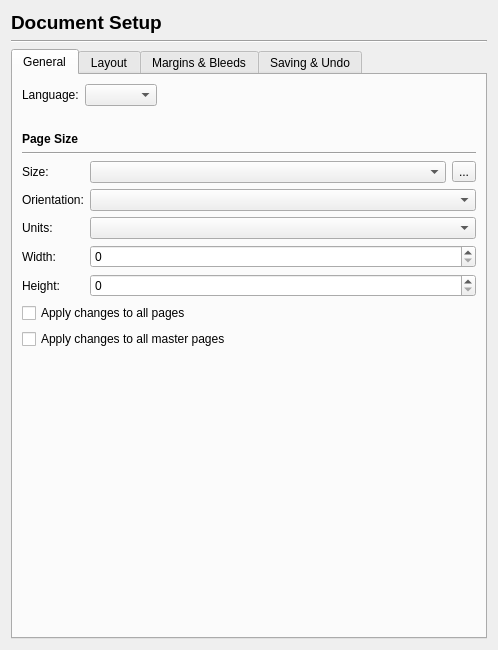
<?xml version="1.0" encoding="UTF-8"?>
<ui version="4.0">
 <class>Prefs_DocumentSetup</class>
 <widget class="QWidget" name="Prefs_DocumentSetup">
  <property name="geometry">
   <rect>
    <x>0</x>
    <y>0</y>
    <width>498</width>
    <height>650</height>
   </rect>
  </property>
  <property name="windowTitle">
   <string notr="true">Form</string>
  </property>
  <layout class="QVBoxLayout" name="verticalLayout_2">
   <item>
    <widget class="QLabel" name="titleLabel">
     <property name="font">
      <font>
       <pointsize>14</pointsize>
       <weight>75</weight>
       <bold>true</bold>
      </font>
     </property>
     <property name="text">
      <string>Document Setup</string>
     </property>
    </widget>
   </item>
   <item>
    <widget class="Line" name="line">
     <property name="orientation">
      <enum>Qt::Horizontal</enum>
     </property>
    </widget>
   </item>
   <item>
    <widget class="QTabWidget" name="tabWidget">
     <property name="currentIndex">
      <number>0</number>
     </property>
     <widget class="QWidget" name="sizeTab">
      <attribute name="title">
       <string>General</string>
      </attribute>
      <layout class="QVBoxLayout" name="verticalLayout_4">
       <item>
        <layout class="QHBoxLayout" name="horizontalLayout_3">
         <item>
          <widget class="QLabel" name="label_3">
           <property name="text">
            <string>Language:</string>
           </property>
          </widget>
         </item>
         <item>
          <widget class="QComboBox" name="languageComboBox"/>
         </item>
         <item>
          <spacer name="horizontalSpacer_3">
           <property name="orientation">
            <enum>Qt::Horizontal</enum>
           </property>
           <property name="sizeHint" stdset="0">
            <size>
             <width>40</width>
             <height>20</height>
            </size>
           </property>
          </spacer>
         </item>
        </layout>
       </item>
       <item>
        <spacer name="verticalSpacer">
         <property name="orientation">
          <enum>Qt::Vertical</enum>
         </property>
         <property name="sizeType">
          <enum>QSizePolicy::Fixed</enum>
         </property>
         <property name="sizeHint" stdset="0">
          <size>
           <width>20</width>
           <height>20</height>
          </size>
         </property>
        </spacer>
       </item>
       <item>
        <widget class="QLabel" name="pageSizeTitleLabel">
         <property name="font">
          <font>
           <weight>75</weight>
           <bold>true</bold>
          </font>
         </property>
         <property name="text">
          <string>Page Size</string>
         </property>
        </widget>
       </item>
       <item>
        <widget class="Line" name="line_2">
         <property name="orientation">
          <enum>Qt::Horizontal</enum>
         </property>
        </widget>
       </item>
       <item>
        <layout class="QFormLayout" name="formLayout">
         <item row="0" column="0">
          <widget class="QLabel" name="pageSizeLabel">
           <property name="text">
            <string>Size:</string>
           </property>
           <property name="buddy">
            <cstring>pageSizeComboBox</cstring>
           </property>
          </widget>
         </item>
         <item row="0" column="1">
          <layout class="QHBoxLayout" name="pageSizeLayout">
           <item>
            <widget class="QComboBox" name="pageSizeComboBox"/>
           </item>
           <item>
            <widget class="QToolButton" name="pageSizeLinkToolButton">
             <property name="text">
              <string>...</string>
             </property>
             <property name="arrowType">
              <enum>Qt::NoArrow</enum>
             </property>
            </widget>
           </item>
          </layout>
         </item>
         <item row="1" column="0">
          <widget class="QLabel" name="pageOrientatioLabel">
           <property name="text">
            <string>Orientation:</string>
           </property>
           <property name="buddy">
            <cstring>pageOrientationComboBox</cstring>
           </property>
          </widget>
         </item>
         <item row="1" column="1">
          <widget class="QComboBox" name="pageOrientationComboBox"/>
         </item>
         <item row="2" column="0">
          <widget class="QLabel" name="pageUnitsLabel">
           <property name="text">
            <string>Units:</string>
           </property>
           <property name="buddy">
            <cstring>pageUnitsComboBox</cstring>
           </property>
          </widget>
         </item>
         <item row="2" column="1">
          <widget class="QComboBox" name="pageUnitsComboBox"/>
         </item>
         <item row="3" column="0">
          <widget class="QLabel" name="pageWidthLabel">
           <property name="text">
            <string>Width:</string>
           </property>
           <property name="buddy">
            <cstring>pageWidthSpinBox</cstring>
           </property>
          </widget>
         </item>
         <item row="3" column="1">
          <widget class="ScrSpinBox" name="pageWidthSpinBox"/>
         </item>
         <item row="4" column="0">
          <widget class="QLabel" name="pageHeightLabel">
           <property name="text">
            <string>Height:</string>
           </property>
           <property name="buddy">
            <cstring>pageHeightSpinBox</cstring>
           </property>
          </widget>
         </item>
         <item row="4" column="1">
          <widget class="ScrSpinBox" name="pageHeightSpinBox"/>
         </item>
        </layout>
       </item>
       <item>
        <widget class="QCheckBox" name="applySizesToAllPagesCheckBox">
         <property name="text">
          <string>Apply changes to all pages</string>
         </property>
        </widget>
       </item>
       <item>
        <widget class="QCheckBox" name="applySizesToAllMasterPagesCheckBox">
         <property name="text">
          <string>Apply changes to all master pages</string>
         </property>
        </widget>
       </item>
       <item>
        <spacer name="verticalSpacer_5">
         <property name="orientation">
          <enum>Qt::Vertical</enum>
         </property>
         <property name="sizeHint" stdset="0">
          <size>
           <width>20</width>
           <height>20</height>
          </size>
         </property>
        </spacer>
       </item>
      </layout>
     </widget>
     <widget class="QWidget" name="layoutTab">
      <attribute name="title">
       <string>Layout</string>
      </attribute>
      <layout class="QVBoxLayout" name="verticalLayout_6">
       <item>
        <widget class="QLabel" name="pageLayoutTitleLabel">
         <property name="font">
          <font>
           <weight>75</weight>
           <bold>true</bold>
          </font>
         </property>
         <property name="text">
          <string>Page Layout</string>
         </property>
        </widget>
       </item>
       <item>
        <widget class="Line" name="line_3">
         <property name="orientation">
          <enum>Qt::Horizontal</enum>
         </property>
        </widget>
       </item>
       <item>
        <layout class="QFormLayout" name="pageLayoutLayout">
         <item row="4" column="0">
          <widget class="QLabel" name="layoutFirstPageIsLabel">
           <property name="text">
            <string>First Page is:</string>
           </property>
           <property name="buddy">
            <cstring>layoutFirstPageIsComboBox</cstring>
           </property>
          </widget>
         </item>
         <item row="4" column="1">
          <widget class="QComboBox" name="layoutFirstPageIsComboBox">
           <property name="sizeAdjustPolicy">
            <enum>QComboBox::AdjustToContents</enum>
           </property>
          </widget>
         </item>
         <item row="3" column="1">
          <widget class="QRadioButton" name="fourFoldRadioButton">
           <property name="text">
            <string>4-Fold</string>
           </property>
           <attribute name="buttonGroup">
            <string notr="true">pageLayoutButtonGroup</string>
           </attribute>
          </widget>
         </item>
         <item row="2" column="1">
          <widget class="QRadioButton" name="threeFoldRadioButton">
           <property name="text">
            <string>3-Fold</string>
           </property>
           <attribute name="buttonGroup">
            <string notr="true">pageLayoutButtonGroup</string>
           </attribute>
          </widget>
         </item>
         <item row="1" column="1">
          <widget class="QRadioButton" name="facingPagesRadioButton">
           <property name="text">
            <string>Facing Pages</string>
           </property>
           <attribute name="buttonGroup">
            <string notr="true">pageLayoutButtonGroup</string>
           </attribute>
          </widget>
         </item>
         <item row="0" column="1">
          <widget class="QRadioButton" name="singlePageRadioButton">
           <property name="text">
            <string>Single Page</string>
           </property>
           <property name="checked">
            <bool>true</bool>
           </property>
           <attribute name="buttonGroup">
            <string notr="true">pageLayoutButtonGroup</string>
           </attribute>
          </widget>
         </item>
        </layout>
       </item>
       <item>
        <spacer name="verticalSpacer_8">
         <property name="orientation">
          <enum>Qt::Vertical</enum>
         </property>
         <property name="sizeHint" stdset="0">
          <size>
           <width>20</width>
           <height>353</height>
          </size>
         </property>
        </spacer>
       </item>
      </layout>
     </widget>
     <widget class="QWidget" name="marginsTab">
      <attribute name="title">
       <string>Margins &amp;&amp; Bleeds</string>
      </attribute>
      <layout class="QVBoxLayout" name="verticalLayout_3">
       <item>
        <widget class="QScrollArea" name="scrollArea">
         <property name="frameShape">
          <enum>QFrame::NoFrame</enum>
         </property>
         <property name="frameShadow">
          <enum>QFrame::Plain</enum>
         </property>
         <property name="lineWidth">
          <number>0</number>
         </property>
         <property name="widgetResizable">
          <bool>true</bool>
         </property>
         <widget class="QWidget" name="scrollAreaWidgetContents">
          <property name="geometry">
           <rect>
            <x>0</x>
            <y>0</y>
            <width>458</width>
            <height>540</height>
           </rect>
          </property>
          <layout class="QVBoxLayout" name="verticalLayout_5">
           <property name="leftMargin">
            <number>0</number>
           </property>
           <property name="topMargin">
            <number>0</number>
           </property>
           <property name="rightMargin">
            <number>0</number>
           </property>
           <property name="bottomMargin">
            <number>0</number>
           </property>
           <item>
            <widget class="QLabel" name="marginsTitleLabel">
             <property name="font">
              <font>
               <weight>75</weight>
               <bold>true</bold>
              </font>
             </property>
             <property name="text">
              <string>Margins</string>
             </property>
            </widget>
           </item>
           <item>
            <widget class="Line" name="line_5">
             <property name="orientation">
              <enum>Qt::Horizontal</enum>
             </property>
            </widget>
           </item>
           <item>
            <layout class="QHBoxLayout" name="horizontalLayout_6">
             <property name="leftMargin">
              <number>5</number>
             </property>
             <property name="topMargin">
              <number>5</number>
             </property>
             <property name="rightMargin">
              <number>5</number>
             </property>
             <property name="bottomMargin">
              <number>5</number>
             </property>
             <item>
              <widget class="NewMarginWidget" name="marginsWidget" native="true"/>
             </item>
             <item>
              <spacer name="horizontalSpacer_6">
               <property name="orientation">
                <enum>Qt::Horizontal</enum>
               </property>
               <property name="sizeHint" stdset="0">
                <size>
                 <width>40</width>
                 <height>20</height>
                </size>
               </property>
              </spacer>
             </item>
            </layout>
           </item>
           <item>
            <widget class="QCheckBox" name="applyMarginsToAllPagesCheckBox">
             <property name="text">
              <string>Apply changes to all pages</string>
             </property>
            </widget>
           </item>
           <item>
            <widget class="QCheckBox" name="applyMarginsToAllMasterPagesCheckBox">
             <property name="text">
              <string>Apply changes to all master pages</string>
             </property>
            </widget>
           </item>
           <item>
            <spacer name="verticalSpacer_3">
             <property name="orientation">
              <enum>Qt::Vertical</enum>
             </property>
             <property name="sizeType">
              <enum>QSizePolicy::Fixed</enum>
             </property>
             <property name="sizeHint" stdset="0">
              <size>
               <width>20</width>
               <height>20</height>
              </size>
             </property>
            </spacer>
           </item>
           <item>
            <widget class="QLabel" name="bleedsTitleLabel">
             <property name="font">
              <font>
               <weight>75</weight>
               <bold>true</bold>
              </font>
             </property>
             <property name="text">
              <string>Bleeds</string>
             </property>
            </widget>
           </item>
           <item>
            <widget class="Line" name="line_4">
             <property name="orientation">
              <enum>Qt::Horizontal</enum>
             </property>
            </widget>
           </item>
           <item>
            <layout class="QHBoxLayout" name="horizontalLayout_7">
             <property name="leftMargin">
              <number>5</number>
             </property>
             <property name="topMargin">
              <number>5</number>
             </property>
             <property name="rightMargin">
              <number>5</number>
             </property>
             <property name="bottomMargin">
              <number>5</number>
             </property>
             <item>
              <widget class="NewMarginWidget" name="bleedsWidget" native="true"/>
             </item>
             <item>
              <spacer name="horizontalSpacer_7">
               <property name="orientation">
                <enum>Qt::Horizontal</enum>
               </property>
               <property name="sizeHint" stdset="0">
                <size>
                 <width>40</width>
                 <height>20</height>
                </size>
               </property>
              </spacer>
             </item>
            </layout>
           </item>
           <item>
            <spacer name="verticalSpacer_4">
             <property name="orientation">
              <enum>Qt::Vertical</enum>
             </property>
             <property name="sizeHint" stdset="0">
              <size>
               <width>20</width>
               <height>0</height>
              </size>
             </property>
            </spacer>
           </item>
          </layout>
         </widget>
        </widget>
       </item>
      </layout>
     </widget>
     <widget class="QWidget" name="saveTab">
      <attribute name="title">
       <string>Saving &amp;&amp; Undo</string>
      </attribute>
      <layout class="QVBoxLayout" name="verticalLayout">
       <item>
        <widget class="QCheckBox" name="saveCompressedCheckBox">
         <property name="text">
          <string>Save in Compressed Format</string>
         </property>
        </widget>
       </item>
       <item>
        <widget class="QCheckBox" name="emergencyCheckBox">
         <property name="text">
          <string>Try to save an &quot;Emergency File&quot; in case of a crash</string>
         </property>
        </widget>
       </item>
       <item>
        <spacer name="verticalSpacer_6">
         <property name="orientation">
          <enum>Qt::Vertical</enum>
         </property>
         <property name="sizeType">
          <enum>QSizePolicy::Fixed</enum>
         </property>
         <property name="sizeHint" stdset="0">
          <size>
           <width>20</width>
           <height>20</height>
          </size>
         </property>
        </spacer>
       </item>
       <item>
        <widget class="QLabel" name="autosaveTitleLable">
         <property name="font">
          <font>
           <weight>75</weight>
           <bold>true</bold>
          </font>
         </property>
         <property name="text">
          <string>Autosave</string>
         </property>
        </widget>
       </item>
       <item>
        <widget class="Line" name="line_6">
         <property name="orientation">
          <enum>Qt::Horizontal</enum>
         </property>
        </widget>
       </item>
       <item>
        <widget class="QCheckBox" name="autosaveCheckBox">
         <property name="text">
          <string>Enable automatic saving of documents</string>
         </property>
        </widget>
       </item>
       <item>
        <layout class="QHBoxLayout" name="horizontalLayout">
         <item>
          <layout class="QGridLayout" name="gridLayout">
           <item row="0" column="0">
            <widget class="QLabel" name="label">
             <property name="text">
              <string>Interval:</string>
             </property>
            </widget>
           </item>
           <item row="0" column="1">
            <widget class="QSpinBox" name="autosaveIntervalSpinBox">
             <property name="suffix">
              <string> min</string>
             </property>
             <property name="minimum">
              <number>1</number>
             </property>
            </widget>
           </item>
           <item row="1" column="0">
            <widget class="QLabel" name="label_2">
             <property name="text">
              <string>Number of files to keep:</string>
             </property>
            </widget>
           </item>
           <item row="1" column="1">
            <widget class="QSpinBox" name="autosaveCountSpinBox">
             <property name="minimum">
              <number>1</number>
             </property>
            </widget>
           </item>
          </layout>
         </item>
         <item>
          <spacer name="horizontalSpacer_2">
           <property name="orientation">
            <enum>Qt::Horizontal</enum>
           </property>
           <property name="sizeHint" stdset="0">
            <size>
             <width>40</width>
             <height>20</height>
            </size>
           </property>
          </spacer>
         </item>
        </layout>
       </item>
       <item>
        <layout class="QGridLayout" name="gridLayout_2">
         <item row="0" column="0" colspan="3">
          <widget class="QRadioButton" name="autosaveDocRadio">
           <property name="text">
            <string>Save into the same directory as the document</string>
           </property>
           <property name="checked">
            <bool>true</bool>
           </property>
          </widget>
         </item>
         <item row="1" column="0">
          <widget class="QRadioButton" name="autosaveDirRadio">
           <property name="text">
            <string>Save into:</string>
           </property>
          </widget>
         </item>
         <item row="1" column="1">
          <widget class="QLineEdit" name="autosaveDirEdit"/>
         </item>
         <item row="1" column="2">
          <widget class="QPushButton" name="changeAutoDir">
           <property name="text">
            <string>Change...</string>
           </property>
           <property name="flat">
            <bool>false</bool>
           </property>
          </widget>
         </item>
        </layout>
       </item>
       <item>
        <widget class="QCheckBox" name="autosaveKeepCheckBox">
         <property name="text">
          <string>Keep backup files after closing the document</string>
         </property>
        </widget>
       </item>
       <item>
        <widget class="QCheckBox" name="showAutosaveClockOnCanvasCheckBox">
         <property name="text">
          <string>Show autosave countdown clock on the canvas</string>
         </property>
        </widget>
       </item>
       <item>
        <spacer name="verticalSpacer_7">
         <property name="orientation">
          <enum>Qt::Vertical</enum>
         </property>
         <property name="sizeType">
          <enum>QSizePolicy::Maximum</enum>
         </property>
         <property name="sizeHint" stdset="0">
          <size>
           <width>20</width>
           <height>20</height>
          </size>
         </property>
        </spacer>
       </item>
       <item>
        <widget class="QLabel" name="undoRedoTitleLabel">
         <property name="font">
          <font>
           <weight>75</weight>
           <bold>true</bold>
          </font>
         </property>
         <property name="text">
          <string>Undo / Redo</string>
         </property>
        </widget>
       </item>
       <item>
        <widget class="Line" name="line_7">
         <property name="orientation">
          <enum>Qt::Horizontal</enum>
         </property>
        </widget>
       </item>
       <item>
        <widget class="QCheckBox" name="undoCheckBox">
         <property name="text">
          <string>Enable Undo/Redo System</string>
         </property>
        </widget>
       </item>
       <item>
        <layout class="QHBoxLayout" name="horizontalLayout_2">
         <item>
          <widget class="QLabel" name="undoLengthLabel">
           <property name="text">
            <string>Action History Length:</string>
           </property>
          </widget>
         </item>
         <item>
          <widget class="QSpinBox" name="undoLengthSpinBox"/>
         </item>
         <item>
          <spacer name="horizontalSpacer">
           <property name="orientation">
            <enum>Qt::Horizontal</enum>
           </property>
           <property name="sizeHint" stdset="0">
            <size>
             <width>40</width>
             <height>20</height>
            </size>
           </property>
          </spacer>
         </item>
        </layout>
       </item>
       <item>
        <spacer name="verticalSpacer_2">
         <property name="orientation">
          <enum>Qt::Vertical</enum>
         </property>
         <property name="sizeHint" stdset="0">
          <size>
           <width>20</width>
           <height>20</height>
          </size>
         </property>
        </spacer>
       </item>
      </layout>
     </widget>
    </widget>
   </item>
  </layout>
 </widget>
 <customwidgets>
  <customwidget>
   <class>ScrSpinBox</class>
   <extends>QSpinBox</extends>
   <header location="global">ui/scrspinbox.h</header>
  </customwidget>
  <customwidget>
   <class>NewMarginWidget</class>
   <extends>QWidget</extends>
   <header location="global">ui/newmarginwidget.h</header>
   <container>1</container>
  </customwidget>
 </customwidgets>
 <tabstops>
  <tabstop>tabWidget</tabstop>
  <tabstop>languageComboBox</tabstop>
  <tabstop>pageSizeComboBox</tabstop>
  <tabstop>pageSizeLinkToolButton</tabstop>
  <tabstop>pageOrientationComboBox</tabstop>
  <tabstop>pageUnitsComboBox</tabstop>
  <tabstop>pageWidthSpinBox</tabstop>
  <tabstop>pageHeightSpinBox</tabstop>
  <tabstop>applySizesToAllPagesCheckBox</tabstop>
  <tabstop>applySizesToAllMasterPagesCheckBox</tabstop>
  <tabstop>singlePageRadioButton</tabstop>
  <tabstop>facingPagesRadioButton</tabstop>
  <tabstop>threeFoldRadioButton</tabstop>
  <tabstop>fourFoldRadioButton</tabstop>
  <tabstop>layoutFirstPageIsComboBox</tabstop>
  <tabstop>scrollArea</tabstop>
  <tabstop>applyMarginsToAllPagesCheckBox</tabstop>
  <tabstop>applyMarginsToAllMasterPagesCheckBox</tabstop>
  <tabstop>saveCompressedCheckBox</tabstop>
  <tabstop>emergencyCheckBox</tabstop>
  <tabstop>autosaveCheckBox</tabstop>
  <tabstop>autosaveIntervalSpinBox</tabstop>
  <tabstop>autosaveCountSpinBox</tabstop>
  <tabstop>autosaveDocRadio</tabstop>
  <tabstop>autosaveDirRadio</tabstop>
  <tabstop>autosaveDirEdit</tabstop>
  <tabstop>changeAutoDir</tabstop>
  <tabstop>autosaveKeepCheckBox</tabstop>
  <tabstop>showAutosaveClockOnCanvasCheckBox</tabstop>
  <tabstop>undoCheckBox</tabstop>
  <tabstop>undoLengthSpinBox</tabstop>
 </tabstops>
 <resources/>
 <connections>
  <connection>
   <sender>autosaveDocRadio</sender>
   <signal>clicked(bool)</signal>
   <receiver>autosaveDirEdit</receiver>
   <slot>setDisabled(bool)</slot>
   <hints>
    <hint type="sourcelabel">
     <x>68</x>
     <y>261</y>
    </hint>
    <hint type="destinationlabel">
     <x>151</x>
     <y>285</y>
    </hint>
   </hints>
  </connection>
  <connection>
   <sender>autosaveDocRadio</sender>
   <signal>clicked(bool)</signal>
   <receiver>changeAutoDir</receiver>
   <slot>setDisabled(bool)</slot>
   <hints>
    <hint type="sourcelabel">
     <x>209</x>
     <y>260</y>
    </hint>
    <hint type="destinationlabel">
     <x>465</x>
     <y>286</y>
    </hint>
   </hints>
  </connection>
  <connection>
   <sender>autosaveDirRadio</sender>
   <signal>clicked(bool)</signal>
   <receiver>autosaveDirEdit</receiver>
   <slot>setEnabled(bool)</slot>
   <hints>
    <hint type="sourcelabel">
     <x>74</x>
     <y>293</y>
    </hint>
    <hint type="destinationlabel">
     <x>142</x>
     <y>296</y>
    </hint>
   </hints>
  </connection>
  <connection>
   <sender>autosaveDirRadio</sender>
   <signal>clicked(bool)</signal>
   <receiver>changeAutoDir</receiver>
   <slot>setEnabled(bool)</slot>
   <hints>
    <hint type="sourcelabel">
     <x>85</x>
     <y>283</y>
    </hint>
    <hint type="destinationlabel">
     <x>469</x>
     <y>290</y>
    </hint>
   </hints>
  </connection>
 </connections>
 <buttongroups>
  <buttongroup name="pageLayoutButtonGroup"/>
 </buttongroups>
</ui>
